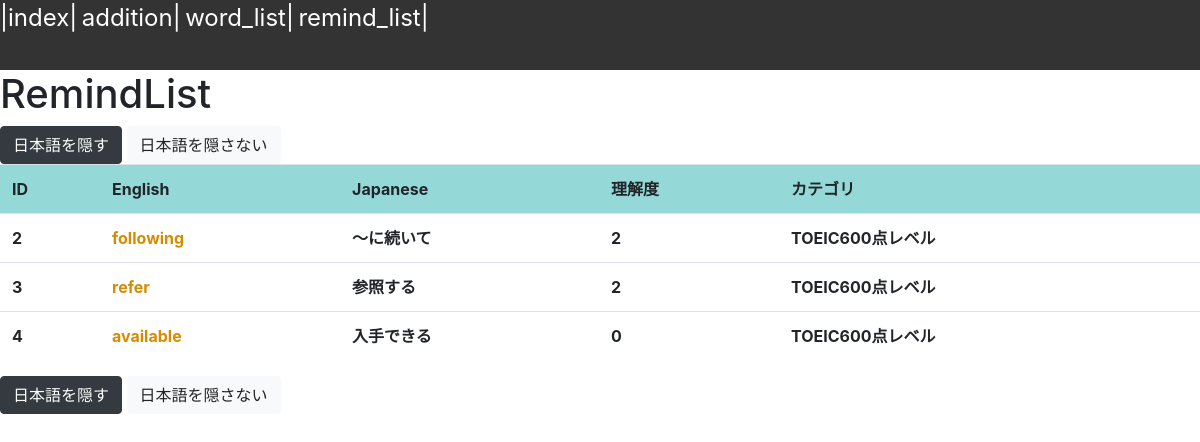
Screenshot of /remind_list with the database file from the repository.
### wordbook/models.py (models this page shows)
class Word(models.Model):
    word_id=models.IntegerField()
    english=models.CharField(max_length=300)
    japanese=models.CharField(max_length=300)
    supplement=models.CharField(max_length=300)
    category=models.CharField(max_length=100)
    created_date=models.DateField(default=datetime.date.today())
    correct=models.BooleanField(default=True)#直近の正解不正解
    learned_date=models.DateField(default=datetime.date.today())#最後に解いた日
    learned_count=models.IntegerField(default=0)#解いた回数
    intelligibility=models.IntegerField(default=0)#理解度（正解すれば+１、不正解でマイナス１、理解度によって次解く日を決める）
    last_word_flag=models.BooleanField(default=True)

### wordbook/views.py (the view, shortened to what this page needs)
# urls.py: path(r'remind_list', RemindList.as_view(), name='remind_list'),
class RemindList(TemplateView):
    def __init__(self):
        data=Word.objects.all()
        remind_words=[]
        data=Word.objects.all()
        comparsion_word=0
        for i in range(len(data)):
            if Word.objects.filter(id=i).exists()==True:
                comparsion_word=Word.objects.get(id=i)
                if comparsion_word.correct==True:
                    remind_date=comparsion_word.learned_date+remind_lateness_list[comparsion_word.intelligibility]
                elif comparsion_word.correct==False:
                    remind_date=comparsion_word.learned_date
                if remind_date<=datetime.date.today():
                    remind_words.append(comparsion_word)
        self.params={
            "addition":"addition",
            "word_list":"word_list",
            "index":"index",
            "remind_list":"remind_list",
            "data":data,
            "form":ResultForm(),
            "result":"None",
            "comparsion_word":comparsion_word,
            "remind_date":remind_date,
            "remind_words":remind_words,
        }
    def get(self,request):
        remind_words=[]
        data=Word.objects.all()
        comparsion_word=Word.objects.get(id=1)
        remind_date=comparsion_word.learned_date+remind_lateness_list[comparsion_word.intelligibility]
        return render(request,"wordbook/remind_list.html",self.params)

### wordbook/forms.py
class ResultForm(forms.Form):
    result_data=[
        (True,"○"),
        (False,"✕")
    ]
    choice=forms.ChoiceField(label="radio",choices=result_data,widget=forms.RadioSelect())

### wordbook/templates/wordbook/remind_list.html (shortened to what this page needs)
{% load static%}
<!DOCTYPE html>
<html lang="ja">
<head>
    <link rel="stylesheet" href="https://stackpath.bootstrapcdn.com/bootstrap/4.1.3/css/bootstrap.min.css">
    <link rel="stylesheet" type="text/css" href="{%static 'wordbook/css/style.css'%}"/>
</head>
<body>
    <header>
        <a class="header_link" href="{% url index%}">|{{index}}|</a>
        <a class="header_link" href="{% url addition%}">{{addition}}|</a>
        <a class="header_link" href="{% url word_list%}">{{word_list}}|</a>
        <a class="header_link" href="{% url remind_list%}">{{remind_list}}|</a>
    </header>
    <h1>RemindList</h1>
    <input type="button" class="btn btn-dark" value="日本語を隠す" onclick="changeBoxColor('#222629');">
    <input type="button" class="btn btn-light" value="日本語を隠さない" onclick="changeBoxColor('#FFF');">
    <table class="table">
        <colgroup span="2"></colgroup>
        <colgroup id="japanese_box">
        </colgroup>
        <tr class="table_top">
            <th>ID</th>
            <th>English</th>
            <th>Japanese</th>
            <th>理解度</th>
            <th>カテゴリ</th>
        </tr>
    {%for item in remind_words%}
        <tr>
            <th>{{item.id}}</th>
            <th><a class="english_link" href="{% url "details" num=item.id%}">{{item.english}}</a></th>
            <th>{{item.japanese}}</th>
            <th>
                {{item.intelligibility}}
            </th>
            <th>
                {{item.category}}
            </th>
        </tr>
    {%endfor%}
    </table>
    <input type="button" class="btn btn-dark" value="日本語を隠す" onclick="changeBoxColor('#222629');">
    <input type="button" class="btn btn-light" value="日本語を隠さない" onclick="changeBoxColor('#FFF');">
    <br>
</body>
</html>

### wordbook/static/wordbook/css/style.css (style rules this page uses)
body { background-color: #fff; }
header { background-color: #333; height:70px; }
.header_link { color:#fff; font-size:1.5em; }
.table_top { background-color:rgba(94, 197, 197, 0.664); }
a { color:#337; }
.english_link { color:rgb(214, 139, 0) }
#japanese_box { border:1px dashed gray; border-radius:1em; background-color:#222629; }

### rows the page displays
Word: id "2", english "following", japanese "～に続いて", intelligibility "2", category "TOEIC600点レベル"
Word: id "3", english "refer", japanese "参照する", intelligibility "2", category "TOEIC600点レベル"
Word: id "4", english "available", japanese "入手できる", intelligibility "0", category "TOEIC600点レベル"

### other values shown
{{ index }} "index"
{{ addition }} "addition"
{{ word_list }} "word_list"
{{ remind_list }} "remind_list"
